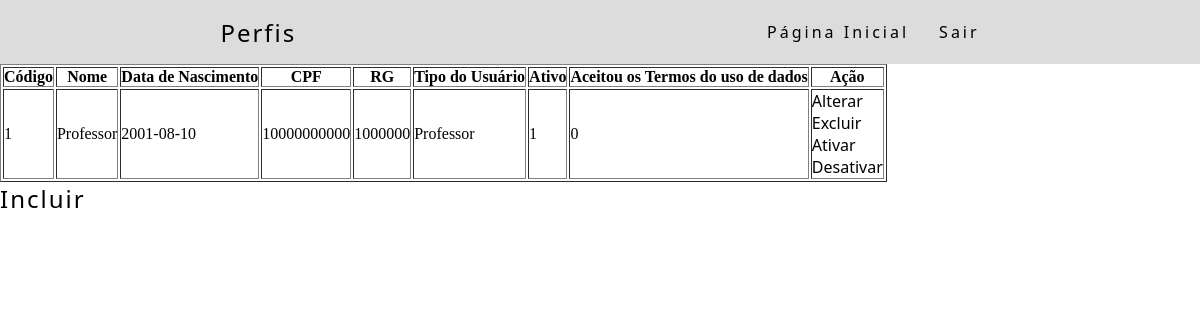
The app's page /consultaUsuario.php (signed in) with its own data.
### tables this page shows
CREATE TABLE TBPessoa (
	PESCodigo 		   BIGINT       NOT NULL AUTO_INCREMENT,
    PESNome            VARCHAR(100) NOT NULL,
    PESDataNascimento  DATE         NOT NULL,
    PESCpf 			   VARCHAR(11)  NOT NULL,
    PESRg 		       VARCHAR(7)   NOT NULL,
    USUCodigo 		   BIGINT 	    NOT NULL,
    PRIMARY KEY (PESCodigo),
    FOREIGN KEY (USUCodigo) REFERENCES TBUsuario(USUCodigo)
);

CREATE TABLE TBTipoUsuario (
	TUSCodigo SMALLINT    NOT NULL AUTO_INCREMENT,
    TUSNome   VARCHAR(30) NOT NULL,
    PRIMARY KEY (TUSCodigo)
);

CREATE TABLE TBUsuario (
	USUCodigo   BIGINT      NOT NULL AUTO_INCREMENT,
    USUId       VARCHAR(30) NOT NULL,
    USUSenha    TEXT        NOT NULL,
    USUAtivo    SMALLINT    NOT NULL DEFAULT 1,
    USUTermo    SMALLINT    NOT NULL DEFAULT 0,
    TUSCodigo   SMALLINT    NOT NULL,
	PRIMARY KEY (USUCodigo),
    FOREIGN KEY (TUSCodigo) REFERENCES TBTipoUsuario(TUSCodigo)
);

### autoload.php (called while the page is built, shortened)
<?php
spl_autoload_register(function ($nomeClasse) {
    $folders = array(
        $nomeClasse,
        '.'.DIRECTORY_SEPARATOR.$nomeClasse,
        '..'.DIRECTORY_SEPARATOR.$nomeClasse,
        'acao',
        '.'.DIRECTORY_SEPARATOR.'acao',
        '..'.DIRECTORY_SEPARATOR.'acao',
        'classes',
        '.'.DIRECTORY_SEPARATOR.'classes',
        '..'.DIRECTORY_SEPARATOR.'classes',
        'classes'.DIRECTORY_SEPARATOR.'dados',
        '.'.DIRECTORY_SEPARATOR.'classes'.DIRECTORY_SEPARATOR.'dados',
        '..'.DIRECTORY_SEPARATOR.'classes'.DIRECTORY_SEPARATOR.'dados',
        'conf',
        '.'.DIRECTORY_SEPARATOR.'conf',
        '..'.DIRECTORY_SEPARATOR.'conf',
        'interfaces',
        '.'.DIRECTORY_SEPARATOR.'interfaces',
        '..'.DIRECTORY_SEPARATOR.'interfaces'
    );
});

### Rotinas.php (called while the page is built, shortened)
<?php
abstract class Rotinas {
    public static function rotinasPorPerfil() : array {
        $rotinas = [];
        return $rotinas;
    }
}

### classes/dados/Dados.class.php (called while the page is built, shortened)
<?php
require_once('autoload.php');
abstract class Dados {
    protected $relacionamentos = [];
    public function bigint(string $coluna, string $atributo) : Relacionamento {
        return $this->adicionaRelacionamento($coluna, $atributo, Relacionamento::BIGINT);
    }
    public function integer(string $coluna, string $atributo) : Relacionamento {
        return $this->adicionaRelacionamento($coluna, $atributo, Relacionamento::INTEGER);
    }
    public function varchar(string $coluna, string $atributo) : Relacionamento {
        return $this->adicionaRelacionamento($coluna, $atributo, Relacionamento::VARCHAR);
    }
    public function boolean(string $coluna, string $atributo) : Relacionamento {
        return $this->adicionaRelacionamento($coluna, $atributo, Relacionamento::BOOLEAN);
    }
    protected function adicionaRelacionamento(string $coluna, string $atributo, int $tipo) : Relacionamento {
        $rel = new Relacionamento($coluna, $atributo, $tipo);
        $this->relacionamentos[$atributo] = $rel;
        return $rel;
    }
    public function getChavesEstrangeiras() : array {
        $rels = [];
        foreach ($this->getRelacionamentos() as $relacionamento) {
            if ($relacionamento->isEstrangeira()) {
                $rels[] = $relacionamento;
            }
        }
        return $rels;
    }
    protected function getConn() : PDO {
        return Connect::getInstance();
    }
    public function getRelacionamentos() {
        return $this->relacionamentos;
    }
}

### classes/dados/Relacionamento.class.php (called while the page is built, shortened)
<?php
require_once('autoload.php');
class Relacionamento {
    private $estrangeira = false;
    private $referencia = [];
    private $tabelaReferencia;
    private $coluna;
    public function __construct(string $coluna, string $atributo, int $tipo = 0) {
        $this->coluna    = $coluna;
    }
    public function chavePrimaria() : self {
        return $this;
    }
    public function chaveEstrangeira() : self {
        $this->estrangeira = true;
        return $this;
    }
    public function referencia(string $coluna, string $atributo) : self {
        if ($this->isEstrangeira()) {
            $this->referencia = ['col' => $coluna, 'att' => $atributo];
        }
        return $this;
    }
    public function on(string $tabela) : self {
        if (count($this->getReferencia()) > 0) {
            $this->tabelaReferencia = $tabela;
        }
        return $this;
    }
    public function isEstrangeira() : bool {
        return $this->estrangeira;
    }
    public function getReferencia() : array {
        return $this->referencia;
    }
    public function getTabelaReferencia() : string {
        return $this->tabelaReferencia;
    }
    public function getColuna() : string {
        return $this->coluna;
    }
}

### classes/dados/DadosBase.class.php (called while the page is built, shortened)
<?php
require_once('autoload.php');
abstract class DadosBase extends Dados implements InterfaceDados {
    public function query(array $colunas = []) : array {
        $sql = 'SELECT ';
        $sql .= $this->colunasConsulta($colunas);
        $sql .= ' FROM '.$this->getTabela();
        $sql .= $this->adicionaJoins();
        $sql .= $this->filtraConsulta();
        $stmt  = $this->getConn()->query($sql);
        $dados = [];
        while ($linha = $stmt->fetch(PDO::FETCH_ASSOC)) {
            $objeto = clone $this->getModelo();
            $dados[] = $objeto;
        }
        return $dados;
    }
    protected function colunasConsulta(array $atributos = []) : string {
        $colunas = [];
        if (count($atributos) > 0) {
            foreach ($atributos as $atributo) {
                if (count(explode('.', $atributo)) > 1) {
                    $colunas[] = $this->buscaColunaAtributoEstrangeiro($atributo);
                } else {
                    $colunas[] = $this->getRelacionamentos()[$atributo]->getColuna().' AS "'.$atributo.'"';
                }
            }
        }
        $colunasConsulta = implode(',', $colunas);
        return $colunasConsulta;
    }
    protected function buscaColunaAtributoEstrangeiro($atributo) : string {
        $caminho                = explode('.', $atributo);
        $atributoEstrangeiro    = array_pop($caminho);
        $classeDados            = new $nomeClasseDados();
        return $classeDados->getRelacionamentos()[$atributoEstrangeiro]->getColuna().' AS "'.$atributo.'"';
    }
    protected function adicionaJoins() : string {
        $joins = ' ';
        foreach ($this->getChavesEstrangeiras() as $chave) {
            $joins .= 'JOIN ';
            $joins .= $chave->getTabelaReferencia();
            $joins .= ' ON ';
            $joins .= $this->getTabela().'.'.$chave->getColuna().' = '.$chave->getTabelaReferencia().'.'.$chave->getColuna().' ';
        }
        return $joins;
    }
    protected function filtraConsulta() : string {
        $filtros = '';
        return $filtros;
    }
}

### classes/dados/DadosPessoa.class.php (called while the page is built, shortened)
<?php
require_once('autoload.php');
class DadosPessoa extends DadosBase {
    protected function adicionaJoins(): string {
        $join = parent::adicionaJoins();
        $join .= ' JOIN TBTipoUsuario'
                .  ' ON TBTipoUsuario.TUSCodigo = TBUsuario.TUSCodigo';
        return $join;
    }
    public function getTabela() {
        return 'TBPessoa';
    }
}

### conf/Connect.class.php (called while the page is built, shortened)
<?php
require_once('autoload.php');
class Connect {
    private static $Conn;
    public static function getInstance() {
        return self::$Conn;
    }
    private static function setConnection() {
        try {
            $opcoes = array(PDO::MYSQL_ATTR_INIT_COMMAND => 'SET NAMES UTF8',
                            PDO::ATTR_PERSISTENT         => TRUE,
                            PDO::ATTR_ERRMODE            => PDO::ERRMODE_EXCEPTION);
            self::$Conn = new PDO(DRIVER.
                                 ":host=" . HOST .
                                 "; dbname=" . DBNAME .
                                 "; charset=" . CHARSET .
                                 ";", USER, PASSWORD,
                                 $opcoes);
          } catch (PDOException $e) {
            print "DB Error: " . $e->getMessage();
          }
    }
}

### acao/AcaoPessoa.class.php (called while the page is built, shortened)
<?php
require_once('autoload.php');
class AcaoPessoa extends AcaoBase {
    protected function getAcoesConsulta(): array {
        $acoes = parent::getAcoesConsulta();
        $acoes[] = self::ACAO_ATIVAR;
        $acoes[] = self::ACAO_DESATIVAR;
        return $acoes;
    }
}

### acao/AcaoBase.class.php (the view, shortened to what this page needs)
<?php
abstract class AcaoBase {
    protected $Dados;
    public function consulta(string $classe, string $tela, array $consulta) : string {
        $atributos = array_map(function($linha) {
            return $linha[0];
        }, $consulta);
        $dadosConsulta = $this->buscaDadosConsulta($atributos);
        return $this->montaConsulta($classe, $tela, $consulta, $dadosConsulta);
    }
    protected function buscaDadosConsulta(array $atributos) : array {
        return $this->getDados()->query($atributos);
    }
    protected function montaConsulta(string $classe, string $tela, array $colunas, array $dados) : string{
        $tabela = '<table border="1">';
        $tabela .= $this->montaCabecalho($colunas);
        $tabela .= $this->montaLinhas($classe, $tela, $colunas, $dados);
        $tabela .= '</table>';
        return $tabela;
    }
    protected function montaCabecalho(array $colunas): string {
        $cabecalho = '<tr>';
        $titulos = array_map(function($coluna) {
            return $coluna[1];
        }, $colunas);
        foreach ($titulos as $titulo) {
            $cabecalho .= '<th>'.$titulo.'</th>';
        }
        $cabecalho .= '<th>Ação</th>';
        $cabecalho .= '</tr>';
        return $cabecalho;
    }
    protected function montaLinhas(string $classe, string $tela, array $colunas, array $dadosLinhas) : string {
        $linhas = '';
        $atributos = array_map(function($coluna) {
            return $coluna[0];
        }, $colunas);
        foreach ($dadosLinhas as $linha) {
            $linhas .= $this->montaLinha($classe, $tela, $atributos, $linha);
        }
        return $linhas;
    }
    protected function montaLinha(string $classe, string $tela, array $atributos, mixed $objetoLinha) : string {
        $linha = '<tr>';
        foreach ($atributos as $atributo) {
            $linha .= $this->montaColuna($this->getDados()->getValorModelo($objetoLinha, $atributo));
        }
        $linha .= $this->montaColuna($this->montaAcoesLinha($classe, $tela, $objetoLinha));
        $linha .= '</tr>';
        return $linha;
    }
    protected function montaColuna(mixed $valor) : string {
        return '<td>'.$valor.'</td>';
    }
    protected function montaAcoesLinha(string $classe, string $tela, mixed $objetoLinha) : string {
        $valores = [];
        foreach ($this->getDados()->getChavesPrimarias() as $primaria) {
            $valores[] = 'c_'.$primaria->getAtributo().'='.$this->getDados()->getValorModelo($objetoLinha, $primaria->getAtributo());
        }
        $valores[] = 'tela=consulta'.ucfirst($tela).'.php';
        $valores[] = 'classeAcao='.$classe;
        $acoesLinha = '';
        foreach ($this->getAcoesConsulta() as $acao) {
            $acoesLinha .= $this->montaAcao($classe, $acao, $valores);
        }
        return $acoesLinha;
    }
    protected function montaAcao(string $classe, string $acao, array $valores) : string {
        $arquivo = $acao == self::ACAO_ALTERAR ? 'cad'.$classe.'.php' : 'acao.php';
        $action  = $arquivo.'?'.implode('&', $valores);
        $action .= '&acao='.$acao;
        return '<a href='.$action.'>'.self::NOME_ACAO[$acao].'</a><br>';
    }
    protected function getAcoesConsulta() : array {
        return [self::ACAO_ALTERAR, self::ACAO_EXCLUIR];
    }
    public function getDados() : DadosBase {
        return $this->Dados;
    }
    public function setDados(DadosBase $Dados) {
        $this->Dados = $Dados;
        return $this;
    }
}

### consultaUsuario.php (shortened to what this page needs)
<!DOCTYPE html>
<?php
     require_once('autoload.php');
     require_once('acao.php');
?>
<html lang="pt-br">
    <head>
        <?= TelaUtils::headPadraoPagina(); ?>
    </head>
    <body>
        <?= TelaUtils::topoPagina('Perfis'); ?>
        <?php
        $colunas = [
            ['codigo'                   , 'Código'],
            ['nome'                     , 'Nome'],
            ['dataNascimento'           , 'Data de Nascimento'],
            ['cpf'                      , 'CPF'],
            ['rg'                       , 'RG'],
            ['Usuario.TipoUsuario.nome' , 'Tipo do Usuário'],
            ['Usuario.ativo'            , 'Ativo'],
            ['Usuario.termo'            , 'Aceitou os Termos do uso de dados']
        ];
        consulta('Pessoa', 'usuario', $colunas);
        ?>
        <?= TelaUtils::botaoIncluir('Usuario');?>
    </body>
</html>

### TelaUtils.php (shortened to what this page needs)
<?php
require_once('autoload.php');
abstract class TelaUtils {
    public static function headPadraoPagina() : string {
        $padrao = '<link rel="stylesheet" href="style'.DIRECTORY_SEPARATOR.'style.css">';
        return  $padrao;
    }
    public static function topoPagina($titulo) : string {
        $topoPagina =   '<header>';
        $topoPagina .=      '<nav>';
        $topoPagina .=          '<a class="logo">'.$titulo.'</a>';
        $topoPagina .=          '<ul class="nav-list">';
        $topoPagina .=              '<li><a href="home.php">Página Inicial</a></li>';
        $topoPagina .=              self::getRotinasTopoPagina();
        $topoPagina .=              self::getLogoff();
        $topoPagina .=          '</ul>';
        $topoPagina .=      '</nav>';
        $topoPagina .=  '</header>';
        return $topoPagina;
    }
    private static function getRotinasTopoPagina() : string {
        $rotinas = '';
        return $rotinas;
    }
    private static function getLogoff() : string {
        return  '<li>'
            .       '<a href="login.php">Sair</a>'
            .   '</li>';
    }
    public static function botaoIncluir($classe) : string {
        return '<a href="cad'.ucfirst($classe).'.php" class="logo">Incluir</a>';
    }
}

### acao.php (shortened to what this page needs)
<?php
require_once('autoload.php');
function consulta(string $classe, string $tela, array $consulta) {
    $modelo = instanciaModelo($classe);
    $dados  = instanciaDadosModelo($classe);
    $acao   = instanciaClasseAcao($classe);
    $dados->setModelo($modelo);
    $acao->setDados($dados);
    echo $acao->consulta(ucfirst($classe), ucfirst($tela), $consulta);
}
function instanciaClasseAcao($nomeAcao = false) : mixed {
    $classe = $nomeAcao != false ? 'Acao'.ucfirst($nomeAcao) : 'Acao'.getClasseAcao();
    return new $classe();
}
function instanciaModelo($nomeModelo = false) : mixed {
    return new $classe();
}
function instanciaDadosModelo($nomeDados = false) : mixed {
    $classe = $nomeDados != false ? 'Dados'.ucfirst($nomeDados) : 'Dados'.getClasse();
    return new $classe();
}

### style/style.css (style rules this page uses)
* { margin : 0; padding: 0; }
a { color: black; font-family: 'Segoe UI', Tahoma, Geneva, Verdana, sans-serif; text-decoration: none; transition: 0.3s; }
.logo { font-size: 24px; letter-spacing: 2px; }
nav { display: flex; justify-content: space-around; align-items: center; background: gainsboro; height: 8vh; }
.nav-list { list-style: none; display: flex; }
.nav-list li { letter-spacing: 3px; margin-left: 30px; }

### records on screen
tbpessoa: PESCodigo "1", PESNome "Professor", PESDataNascimento "2001-08-10", PESCpf "10000000000", PESRg "1000000", tbtipousuario.TUSNome "Professor", USUCodigo.USUAtivo "1", USUCodigo.USUTermo "0", acao "Alterar", acao "Excluir", acao "Ativar", acao "Desativar"

### other values on screen
$titulo "Perfis"
$titulo "Código"
$titulo "Nome"
$titulo "Data de Nascimento"
$titulo "CPF"
$titulo "RG"
$titulo "Tipo do Usuário"
$titulo "Ativo"
$titulo "Aceitou os Termos do uso de dados"
